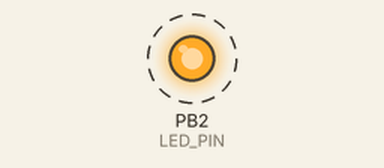
Bench run of a program on a simulated ATmega328P, built with avr-gcc and emulated at 1.6 MHz. Shown: output pins drawn as LEDs (lit = HIGH). Dashed ring = blinking.

Above: at 0.5 s.
Timing chart, 0 to 4.6 s (numbered marks = the images above):
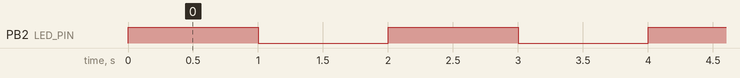

The program:

main.c
```c
/*
 * 328p_Blink.c
 *
 * Created: 10/15/2018 1:38:22 AM
 * Author : smith
 */

#define F_CPU 1600000UL

#include <avr/io.h> //Defines pins, ports, etc.
#include <util/delay.h>

#define LED_PORT PORTB
#define LED_PIN PINB2


int main(void)
{
	DDRB |= (1 << PINB2); //Data Direction Register B: writing a 1 to the bit enables output

	while (1) {
		PORTB |= (1 << PINB2);
		_delay_ms(1000); //creates a 1-second delay
		PORTB &= ~(1 << PINB2);
		_delay_ms(1000); //creates another 1-second delay
	}

	return (0); //this line is never actually reached
}
```

Measured:
- by itself, PB2 (LED_PIN): alternates HIGH for 1.0 s and LOW for 1.0 s
